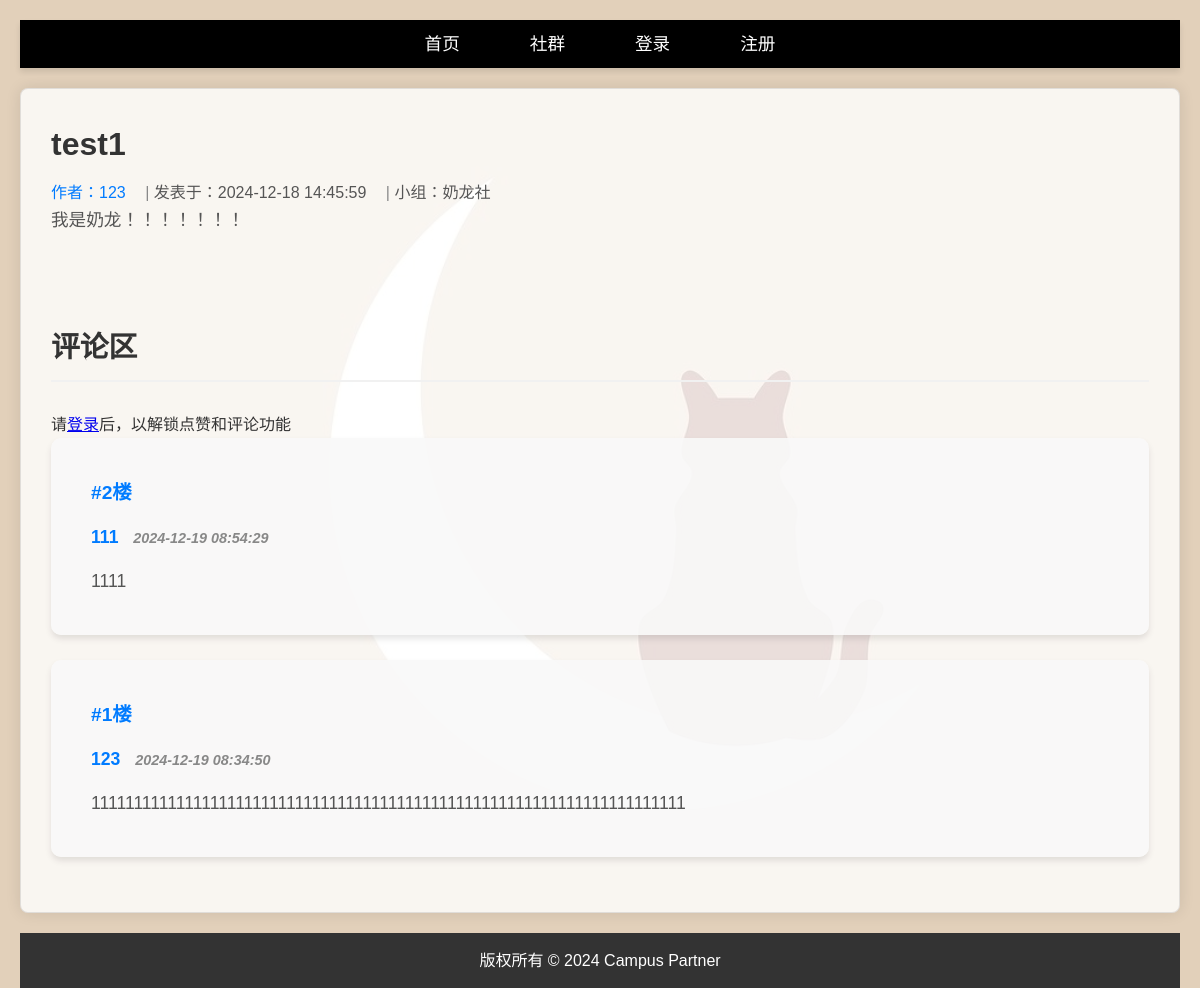
The page /group/1/post/1 on the database its author committed.
### models.py (models this page shows, shortened)
class Post(db.Model):
    id = db.Column(db.Integer,primary_key=True)
    title = db.Column(db.String(100),nullable=False)
    content = db.Column(db.Text,nullable=False)
    user_id = db.Column(db.Integer,db.ForeignKey('user.id'),nullable=False)
    group_id = db.Column(db.Integer,db.ForeignKey('group.id'),nullable=False)
    date_created = db.Column(db.DateTime,default=func.now())
    comments = db.relationship('Comment',backref='post',lazy=True)
    likes = db.relationship('Like',backref='post',lazy=True)

class User(db.Model,UserMixin):
    id = db.Column(db.Integer,primary_key=True)
    username = db.Column(db.String(100),unique=True,nullable=False)
    email = db.Column(db.String(120),unique=True,nullable=False)
    password_hash = db.Column(db.String(255),nullable=False)
    date_created = db.Column(db.DateTime,default=func.now())
    role = db.Column(db.String(50),default=Role.STUDENT)
    groups = db.relationship('Group',secondary=group_members,back_populates='members')
    posts = db.relationship('Post',backref='author',lazy=True)
    comments = db.relationship('Comment',backref='author',lazy=True)
    like_posts = db.relationship('Like',backref='user',lazy=True)

class Group(db.Model):
    id = db.Column(db.Integer,primary_key=True)
    name = db.Column(db.String(255),nullable=False)
    description = db.Column(db.String(512),default='',nullable=True)
    admin_id = db.Column(db.Integer,db.ForeignKey('user.id'),nullable=True)
    admin = db.relationship('User',backref='managed_groups')
    posts = db.relationship('Post',backref='group',lazy=True)
    members = db.relationship('User',secondary=group_members,back_populates='groups')
    date_created = db.Column(db.DateTime, default=func.now())

class Comment(db.Model):
    id = db.Column(db.Integer,primary_key=True)
    content = db.Column(db.String(512),nullable=False)
    user_id = db.Column(db.Integer,db.ForeignKey('user.id'),nullable=False)
    post_id = db.Column(db.Integer, db.ForeignKey('post.id'), nullable=False)
    date_created = db.Column(db.DateTime,default=func.now())

### app.py (the view, shortened to what this page needs)
@app.route('/group/<int:group_id>/post/<int:post_id>',methods=['GET','POST'])
def post_detail(group_id,post_id):
    group = Group.query.get(group_id)
    post = Post.query.get(post_id)
    if not group or not post or post.group_id != group.id:
        flash('帖子或小组不存在','danger')
        return redirect(url_for('groups_list'))
    form = CommentForm()
    comments = Comment.query.filter_by(post_id=post.id).order_by(Comment.date_created.desc()).all()
    like_by_user = False
    if current_user.is_authenticated:
        like_by_user = current_user.id in [like.user_id for like in post.likes]
    return render_template('post_detail.html',group=group,post=post,form=form,comments=comments,like_by_user=like_by_user)

### templates/post_detail.html (shortened to what this page needs)
{% extends "base.html" %}
{% block styles %}
    <link href="https://cdnjs.cloudflare.com/ajax/libs/font-awesome/5.15.4/css/all.min.css" rel="stylesheet">
    <link rel="stylesheet" href="{{ url_for('static', filename='css/post_detail.css') }}">
{% endblock %}
{% block content %}
    <h1 class="post-title">{{ post.title }}</h1>
    <p class="post-meta">
        <span class="post-author">作者：{{ post.author.username }}</span> |
        <span class="post-date">发表于：{{ post.date_created.strftime('%Y-%m-%d %H:%M:%S') }}</span> |
        <span class="post-group">小组：{{ group.name }}</span>
    </p>
    <div class="post-detail-content">
        <p>{{ post.content }}</p>
    </div>
    <div class="post-detail-comments">
        <h2>评论区</h2>
        {% if current_user.is_authenticated %}
            <form method="POST" action="{{ url_for('post_detail', group_id=group.id, post_id=post.id) }}">
                {{ form.hidden_tag() }}
                <div class="form-group">
                    {{ form.content(class="form-control", placeholder="写下你的评论...") }}
                </div>
                <button type="submit" class="btn btn-primary">发布评论</button>
            </form>
        {% else %}
            <p>请<a href="{{ url_for('login') }}">登录</a>后，以解锁点赞和评论功能</p>
        {% endif %}
        {% for comment in comments %}
            <div class="comment-item">
                <div class="comment-floor">#{{ loop.length - loop.index + 1 }}楼</div>
                <div class="comment-author">
                    <strong>{{ comment.author.username }}</strong>
                    <span class="comment-date">{{ comment.date_created.strftime('%Y-%m-%d %H:%M:%S') }}</span>
                </div>
                <p class="comment-content">{{ comment.content }}</p>
            </div>
        {% endfor %}
    </div>
{% endblock %}

### static/css/styles.css (style rules this page uses)
* { margin: 0; padding: 0; box-sizing: border-box; font-family: 'Arial', sans-serif; }
body { background-color: #f4f7f6; color: #333; line-height: 1.6; min-height: 100vh; display: flex; flex-direction: column; }
body { background-image: url('../images/moon-9164274_1280.png'); background-size: cover; background-position: center; background-attachment: fixed; background-repeat: no-repeat; height: 100vh; }

### static/css/post_detail.css (style rules this page uses)
* { margin: 0; padding: 0; box-sizing: border-box; }
body { font-family: Arial, sans-serif; background-color: #f4f7f6; color: #333; padding: 20px; }
.post-title { font-size: 2rem; font-weight: bold; color: #333; margin-bottom: 10px; }
.post-meta { font-size: 1rem; color: #888; margin-top: 10px; }
.post-meta span { margin-right: 15px; }
.post-author { color: #007bff; }
.post-date, .post-group { color: #555; }
.post-detail-content { margin-bottom: 30px; font-size: 1.1rem; color: #555; }
.post-detail-comments { margin-top: 50px; }
.post-detail-comments h2 { font-size: 1.8rem; color: #333; margin-bottom: 30px; font-weight: bold; border-bottom: 2px solid #f1f1f1; padding-bottom: 10px; }
.comment-item { background-color: rgba(249, 249, 249, 0.9); padding: 40px; border-radius: 10px; box-shadow: 0 4px 6px rgba(0, 0, 0, 0.1); margin-bottom: 25px; transition: all 0.3s ease; }
.comment-floor { font-size: 1.2rem; font-weight: bold; color: #007bff; margin-bottom: 15px; }
.comment-author { font-weight: bold; color: #007bff; font-size: 1.1rem; }
.comment-date { font-size: 0.9rem; color: #888; margin-left: 10px; font-style: italic; }
.comment-content { margin-top: 15px; font-size: 1.1rem; color: #555; line-height: 1.6; }
.post-detail-comments { padding-top: 40px; }

### rows shown on the page
Post: title "test1", date_created "2024-12-18 14:45:59", content "我是奶龙！！！！！！！"
User: author.username "123"
Group: name "奶龙社"
Comment: author.username "111", date_created "2024-12-19 08:54:29", content "1111"
Comment: author.username "123", date_created "2024-12-19 08:34:50", content "1111111111111111111111111111111111111111111111111111111111111111111111"
